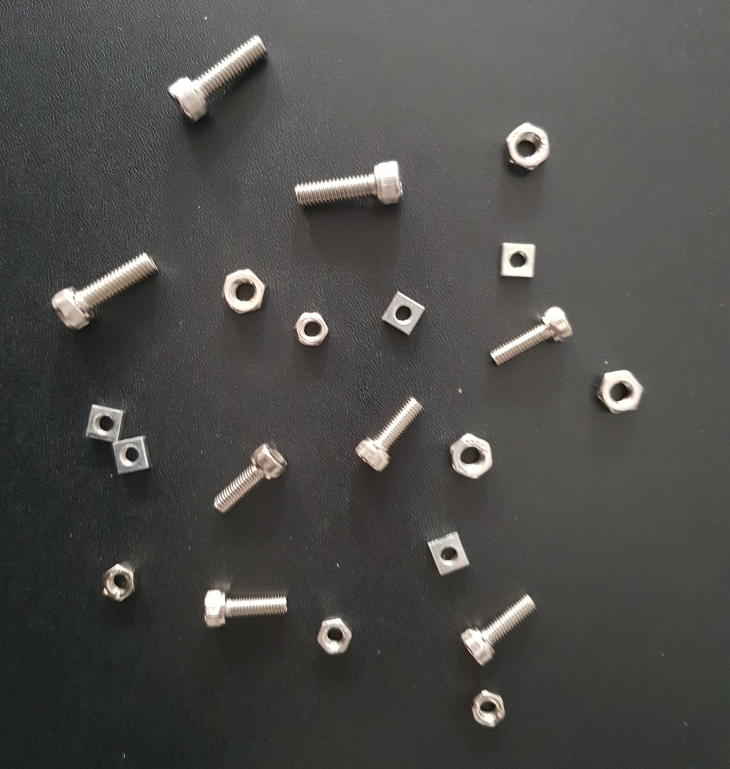
//> input picture Report_image/LAB1/Lab_GrayScale_TestImage.jpg, 1459 x 1537 px (shown at 1/2 size)
$ ./DLIP_LAB1_21900031_JinKwak   (built with g++ and OpenCV 4)
//> lines starting //> are read from the running program, lines starting //| are printed output that depends on the picture; after the words box and inside, x2 and y2 are one past the last pixel; in counts of white or black regions, pixels touching at a corner belong together
/** @brief LAB 1 Grayscale Image Segmentation
* @author Jin Kwak/21900031
* @Created 2024/03/22
* @Modified 2024/04/01
*/

#include "DLIP_21900031.hpp"

#define MAX_BIN_VAL         (int)(255)
#define THRESH_VAL          (double)(180)
#define THRESH_VAL2         (double)(95)
#define KERNEL_SIZE3        (int)(3)
#define KERNEL_SIZE5        (int)(5)
#define KERNEL_SIZE7        (int)(7)
#define GaussianVar         (double)(1.5)
#define BLUE                (cv::Scalar(255,0,0))
#define RED                 (cv::Scalar(0,0,255))
#define GREEN               (cv::Scalar(0,255,0))
#define CYAN                (cv::Scalar(0,255,255))
#define PINK                (cv::Scalar(255,0,255))
#define YELLOW              (cv::Scalar(255,255,0))

/*Define Variables*/
cv::Mat src,src_gray,src_th;
cv::Mat dst_laplace;
cv::Mat dst_masked;
cv::Mat dst_morph;
cv::Mat dst_color;
// Contour Variables
std:: vector<std::vector<cv::Point>>  contours;
std::vector<cv::Vec4i> hierarchy;
cv::Scalar color;
//Segmentation Variables
int Component_cnt[5] = {0,};
int False_cnt = 0;
enum Components{
	M6BOLT = 0,
	M5BOLT = 1,
	M6NUT  = 2,
	M5NUT  = 3,
	M5RECT = 4
};

void func_Filter(void);
void func_Threshold(void);
void func_Morphology(void);
void func_Contour(void);

int main(){

	src = cv::imread("Lab_GrayScale_TestImage.jpg",cv::IMREAD_COLOR);
//> src is the input picture: 1537 rows x 1459 cols, CV_8UC3; mean B, G, R 73.6, 76.7, 77.3
 	cvtColor(src, src_gray, cv::COLOR_BGR2GRAY);

	func_Filter();

	func_Threshold();

	func_Morphology();

	func_Contour();

	image("Final",src_th);
	cv::waitKey(0);//Pause the program
	return 0;
}

void func_Filter(void){
	cv::medianBlur(src_gray,src_gray, KERNEL_SIZE5);

	cv::GaussianBlur(src_gray,src_gray,
					 cv::Size(KERNEL_SIZE7,KERNEL_SIZE7)
					 ,GaussianVar, GaussianVar);

	cv::Laplacian(src_gray,dst_laplace,CV_16S,
				  KERNEL_SIZE3,1,0,cv::BORDER_DEFAULT);
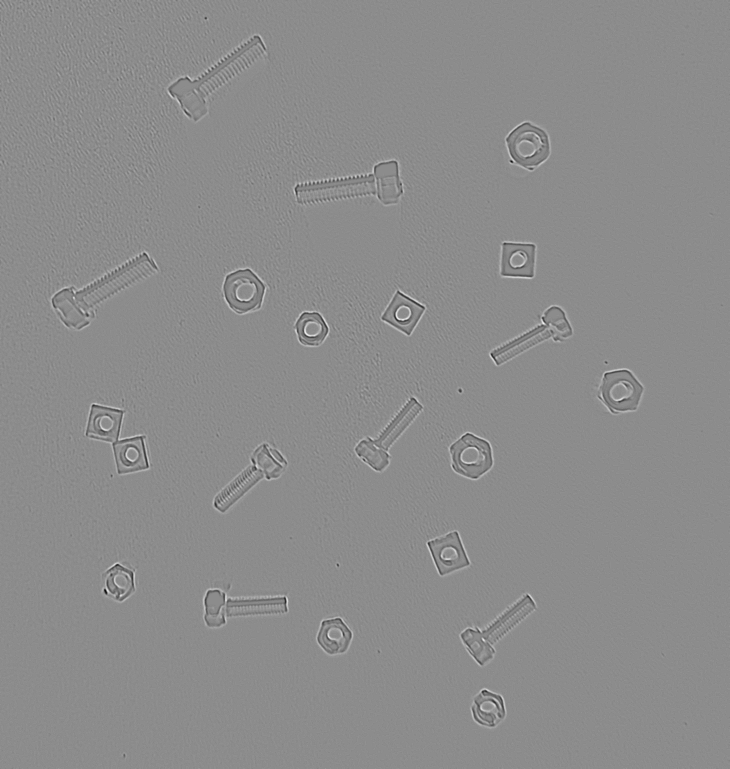
//> dst_laplace: 1537 rows x 1459 cols, CV_16SC1 (shown at 1/2 size); min -110, max 90, mean 0; drawn with min black and max white

	dst_laplace. convertTo(dst_laplace,CV_16S);
	src_gray -= (0.7*dst_laplace);
	showGrayImgHist(src_gray);
//> (this line was passed over: showGrayImgHist is not available in this run)
}

void func_Threshold(void){
    cv::threshold(src_gray,src_th,THRESH_VAL,MAX_BIN_VAL,cv::THRESH_OTSU);
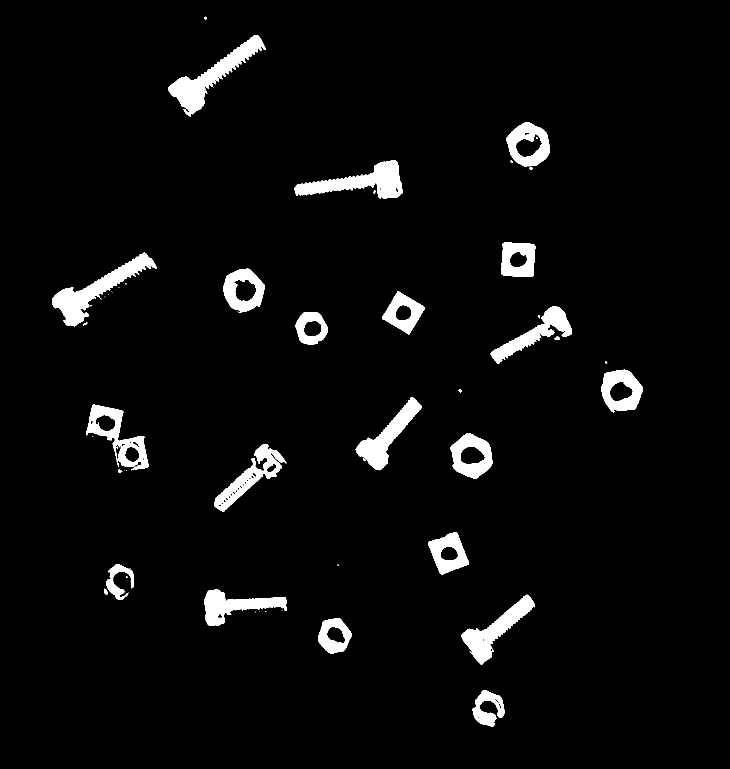
//> src_th: 1537 rows x 1459 cols, CV_8UC1 (shown at 1/2 size); 4.1% white; 60 white regions (32 under 20 px), largest, box (x1, y1, x2, y2) and area: (336, 70, 532, 233) 7901, (104, 505, 314, 653) 7851, (589, 321, 805, 398) 7206
	cv::threshold(src_th,src_th,THRESH_VAL2,MAX_BIN_VAL,cv::THRESH_BINARY);
	//image("Thresh then Laplaced",src_th);
}

void func_Morphology(void){
	cv::dilate(src_th,src_th,cv::Mat::ones(KERNEL_SIZE3,KERNEL_SIZE3,CV_8UC1));
	cv::erode(src_th,src_th,cv::Mat::ones(KERNEL_SIZE5,KERNEL_SIZE5,CV_8UC1));
	cv::morphologyEx(src_th,src_th,cv::MORPH_OPEN,
					 cv::Mat::ones(KERNEL_SIZE3,KERNEL_SIZE3,
								   CV_8UC1),cv::Point(-1,-1),2);
	cv::morphologyEx(src_th,src_th,cv::MORPH_CLOSE,
					 cv::Mat::ones(KERNEL_SIZE7,KERNEL_SIZE7,CV_8UC1),
					 cv::Point(-1,-1),5);
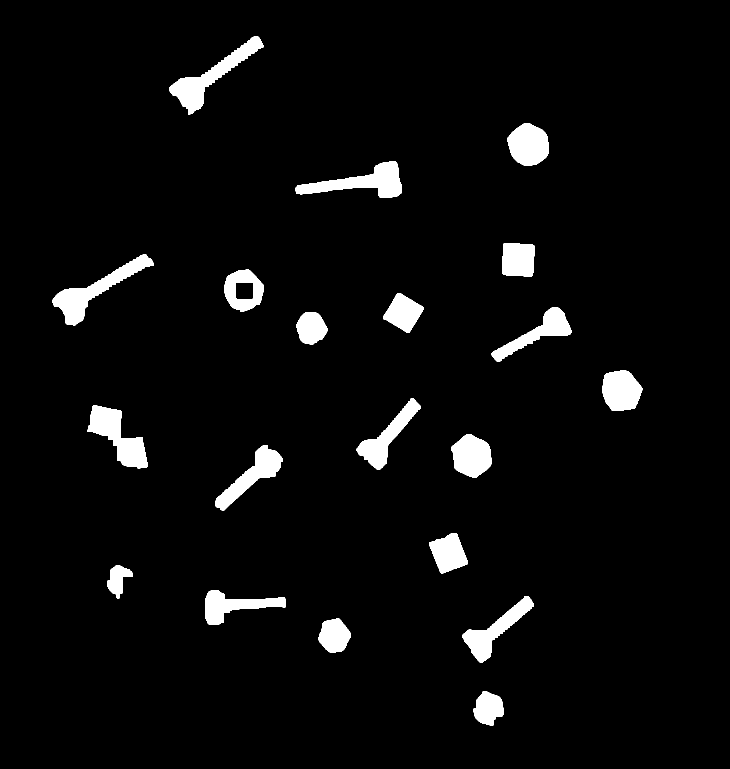
//> src_th: 1537 rows x 1459 cols, CV_8UC1 (shown at 1/2 size); 4.3% white; 20 white regions, largest, box (x1, y1, x2, y2) and area: (105, 508, 308, 651) 7178, (338, 72, 527, 229) 7127, (175, 811, 296, 937) 6799
	dst_morph = src_th;
//> (the run ends here: the program needs code that is not available in this run, at `image("Threshold and morphology",dst_morph);`)
